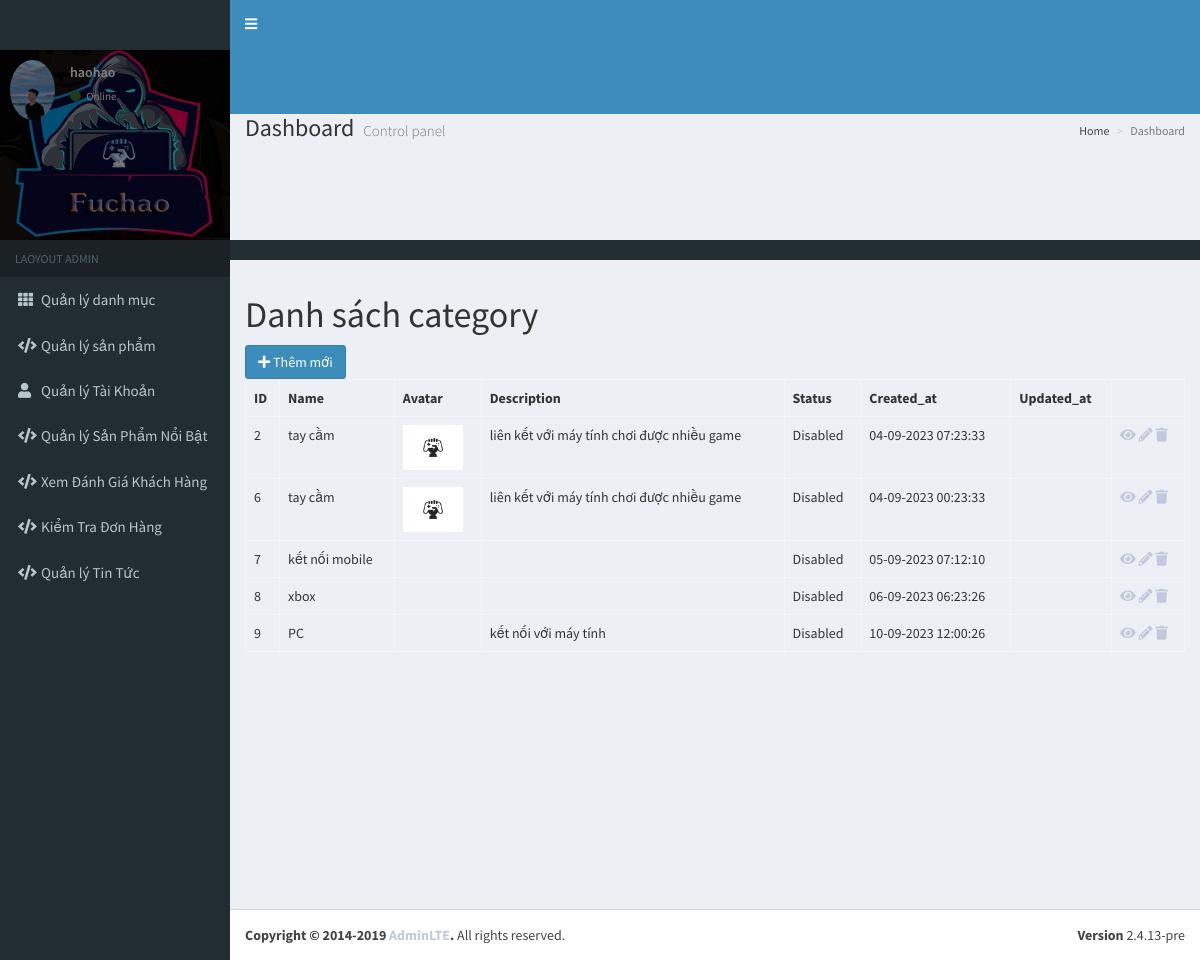
Page /Admin/index.php (signed in) on the committed database.
### tables this page shows
CREATE TABLE `categories` (
  `id` int(11) NOT NULL,
  `name` varchar(255) NOT NULL,
  `type` tinyint(3) DEFAULT 0,
  `avatar` varchar(255) DEFAULT NULL,
  `description` text DEFAULT NULL,
  `status` tinyint(3) DEFAULT 0,
  `created_at` timestamp NOT NULL DEFAULT current_timestamp(),
  `updated_at` datetime DEFAULT NULL
);

### Admin/controllers/Controller.php (called while the page is built, shortened)
<?php
class Controller
{
    public function render($file, $variables = []) {
        extract($variables);
        require $file;
        $render_view = ob_get_clean();
        return $render_view;
    }
}

### Admin/controllers/CategoryController.php (called while the page is built, shortened)
<?php
require_once 'controllers/Controller.php';
require_once 'models/Category.php';
class CategoryController extends Controller
{
  public function index()
  {
    $category_model = new Category();
    $categories = $category_model->getAll();
    $params = [
      'limit' => 5,
      'query_string' => 'page',
      'controller' => 'category',
      'action' => 'index',
      'full_mode' => FALSE,
    ];
    $page = 1;
    $count_total = $category_model->countTotal();
    $params['total'] = $count_total;
    $params['page'] = $page;
    $pagination = new Pagination($params);
    $pages = $pagination->getPagination();
    $categories = $category_model->getAllPagination($params);
    $this->content = $this->render('views/categories/index.php', [
      'categories' => $categories,
      'pages' => $pages,
    ]);
    require_once 'views/layouts/main.php';
  }
}

### Admin/index.php (called while the page is built, shortened)
<?php
$action = isset($_GET['action']) ? $_GET['action'] : 'index';
$object = new $controller();
$object->$action();
?>

### Admin/Models/Category.php (called while the page is built, shortened)
<?php
require_once 'models/Model.php';
class Category extends Model {
  public function getAll($params = []) {
    $str_search = 'WHERE TRUE';
    $sql_select_all = "SELECT * FROM categories $str_search";
    $obj_select_all = $this->connection
      ->prepare($sql_select_all);
    $obj_select_all->execute();
    $categories = $obj_select_all
      ->fetchAll(PDO::FETCH_ASSOC);
    return $categories;
  }
  public function getAllPagination($params = [])
  {
    $limit = $params['limit'];
    $page = $params['page'];
    $start = ($page - 1) * $limit;
    $obj_select = $this->connection
      ->prepare("SELECT * FROM categories LIMIT $start, $limit");
    $obj_select->execute();
    $categories = $obj_select->fetchAll(PDO::FETCH_ASSOC);
    return $categories;
  }
}

### Admin/Models/Model.php (called while the page is built, shortened)
<?php
class Model {
    public function __construct() {
        try {
            $this->connection = new PDO(Database::DB_DSN, Database::DB_USERNAME, Database::DB_PASSWORD);
        } catch (PDOException $e) {
            die("Kết nối CSDL theo PDO thất bại: " . $e->getMessage());
        }
    }
}

### Admin/views/categories/index.php (the view, shortened to what this page needs)
<h1>Danh sách category</h1>
<a href="index.php?controller=category&action=create" class="btn btn-primary">
    <i class="fa fa-plus"></i> Thêm mới
</a>
<table class="table table-bordered">
    <tr>
        <th>ID</th>
        <th>Name</th>
        <th>Avatar</th>
        <th>Description</th>
        <th>Status</th>
        <th>Created_at</th>
        <th>Updated_at</th>
        <th></th>
    </tr>
  <?php if (!empty($categories)): ?>
    <?php foreach ($categories as $category): ?>
          <tr>
              <td>
                <?php echo $category['id']; ?>
              </td>
              <td>
                <?php echo $category['name']; ?>
              </td>
              <td>
                <?php if (!empty($category['avatar'])): ?>
                    <img src="assets/uploads/<?php echo $category['avatar'] ?>" width="60"/>
                <?php endif; ?>
              </td>
              <td>
                <?php echo $category['description']; ?>
              </td>
              <td>
                <?php
                $status_text = 'Active';
                if ($category['status'] == 0) {
                  $status_text = 'Disabled';
                }
                echo $status_text;
                ?>
              </td>
              <td>
                <?php echo date('d-m-Y H:i:s', strtotime($category['created_at'])); ?>
              </td>
              <td>
              </td>
              <td>
                  <a href="index.php?controller=category&action=detail&id=<?php echo $category['id'] ?>"
                     title="Chi tiết">
                      <i class="fa fa-eye"></i>
                  </a>
                  <a href="index.php?controller=category&action=update&id=<?php echo $category['id'] ?>"
                     title="Sửa">
                      <i class="fa fa-pencil-alt"></i>
                  </a>
                  <a href="index.php?controller=category&action=delete&id=<?php echo $category['id'] ?>" title="Xóa"
                     onclick="return confirm('Bạn có chắc chắn muốn xóa bản ghi này')">
                      <i class="fa fa-trash"></i>
                  </a>
              </td>
          </tr>
    <?php endforeach ?>
  <?php else: ?>
      <tr>
          <td colspan="7">Không có bản ghi nào</td>
      </tr>
  <?php endif; ?>
</table>

### rows in the picture
categories: id "2", name "tay cầm", avatar (picture), description "liên kết với máy tính chơi được nhiều game", status "Disabled", created_at "04-09-2023 07:23:33"
categories: id "6", name "tay cầm", avatar (picture), description "liên kết với máy tính chơi được nhiều game", status "Disabled", created_at "04-09-2023 00:23:33"
categories: id "7", name "kết nối mobile", status "Disabled", created_at "05-09-2023 07:12:10"
categories: id "8", name "xbox", status "Disabled", created_at "06-09-2023 06:23:26"
categories: id "9", name "PC", description "kết nối với máy tính", status "Disabled", created_at "10-09-2023 12:00:26"

### other values in the picture
$username "haohao"
